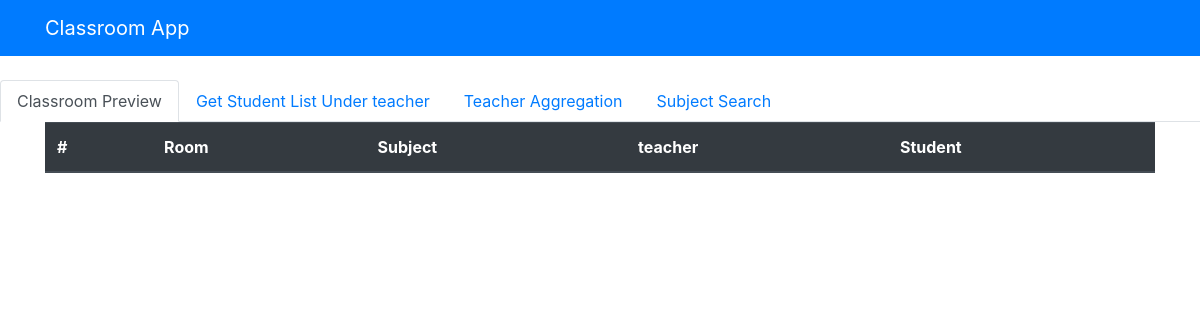
The app's page /classroom/class_preview, older data.
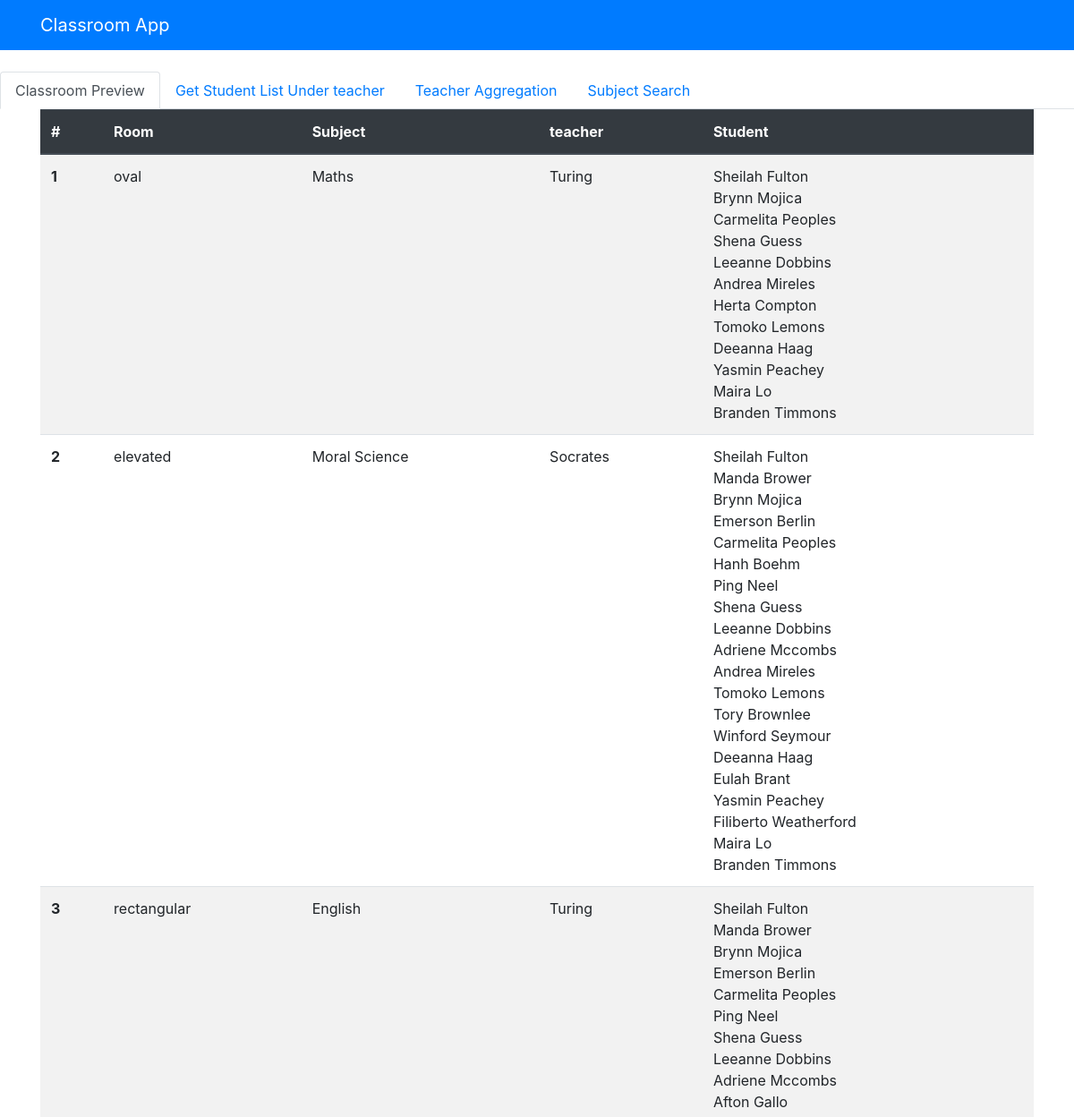
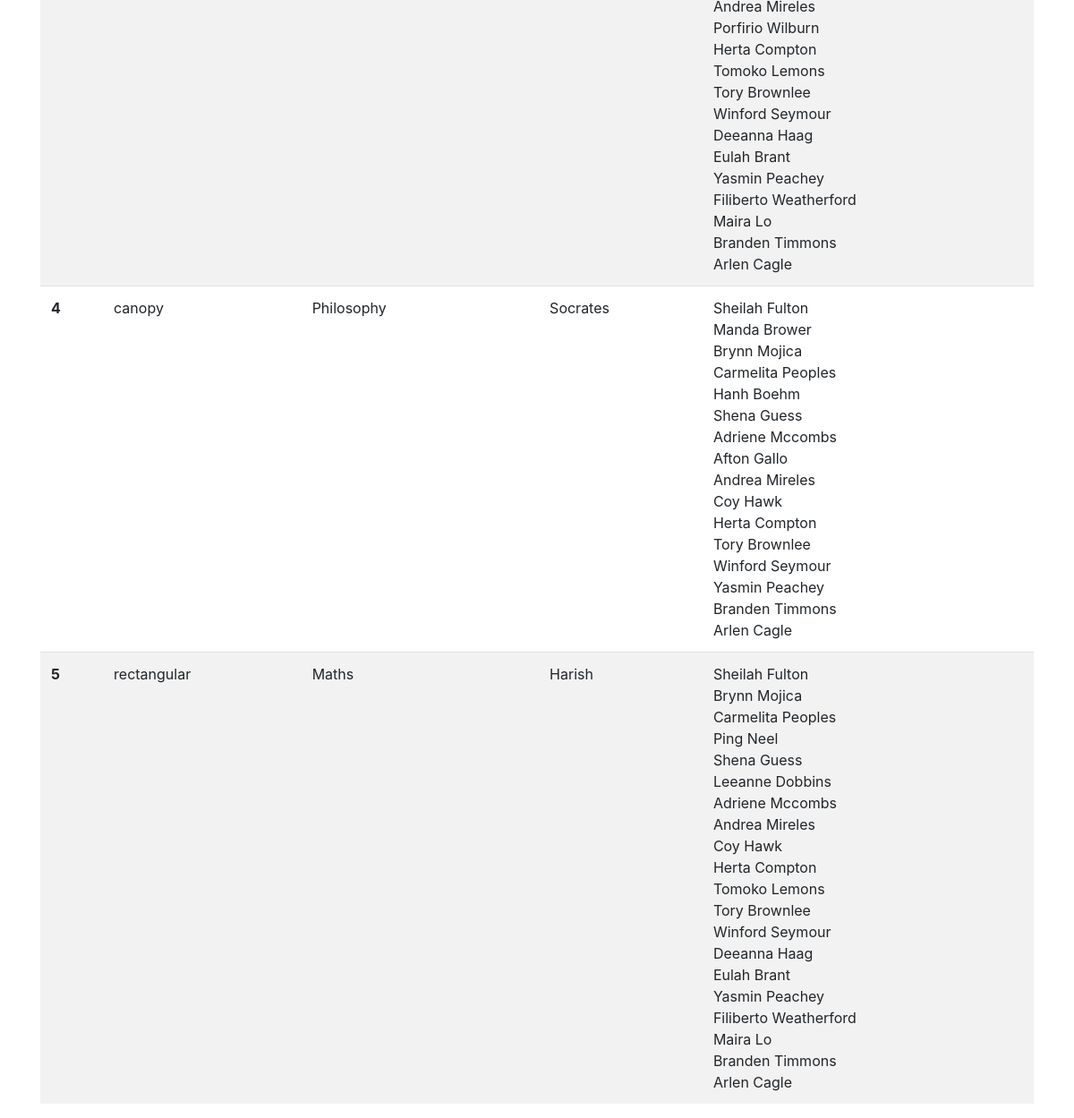
The same page, newer data (2 pictures, top to bottom).
### classroomapp/models.py (models this page shows, shortened)
class Class(models.Model):
    room = models.ForeignKey("Classroom", on_delete=models.CASCADE)
    subject = models.ForeignKey("Subject", on_delete=models.CASCADE)
    teacher = models.ForeignKey("Teacher", on_delete=models.CASCADE)
    students = models.ManyToManyField("Student")
    manager = ClassModelManager()

class Classroom(models.Model):
    seating_capacity = models.IntegerField(default=15, validators=[MinValueValidator(15)])
    web_lecture_support = models.BooleanField(default=False)
    shape = models.ForeignKey("ClassroomShape", null=True, on_delete=models.SET_NULL)

class ClassroomShape(models.Model):
    type = models.CharField(max_length=15)
    count = models.IntegerField(default=1)
    def __str__(self):
        return "{}".format(self.type)

class Subject(models.Model):
    subject_name = models.CharField(max_length=30)
    chapters = models.ManyToManyField("Chapter")
    total_duration = models.IntegerField()
    duration_per_class = models.IntegerField(default=30,validators=[MaxValueValidator(120), MinValueValidator(30)])

class Teacher(models.Model):
    teacher_name = models.CharField(max_length=30)
    doj= models.DateField()
    subjects = models.ManyToManyField("Subject")
    salary = models.FloatField()
    web_lecture = models.BooleanField(default=False)

class Student(models.Model):
    student_name = models.CharField(max_length=30)
    doj = models.DateField()
    standard = models.IntegerField(validators=[MaxValueValidator(10), MinValueValidator(1)])
    roll_no = models.IntegerField()
    rank = models.IntegerField()
    point_of_contact = models.ManyToManyField("PointOfContact")

### classroomapp/views.py (the view)
# urls.py: path("class_preview", views.class_preview, name="class_preview"),
def class_preview(request):
    class_list = Class.manager.all()
    response = {"class_list": class_list, "index": False, "page": "preview"}
    return render(request, "classroomapp/class_preview.html", response)

### templates/classroomapp/class_preview.html
{% extends "classroomapp/base.html" %}
{% block content %}
<div class="col-md-12 m-auto">
<table class="table table-striped table-hover">
	<thead class="thead-dark">
		<tr>
		  <th scope="col">#</th>
		  <th scope="col">Room</th>
		  <th scope="col">Subject</th>
		  <th scope="col">teacher</th>
		  <th scope="col">Student</th>
		</tr>
	</thead>
	<tbody>
{% for class in class_list %}
	<tr>
		<th scope="row">{{forloop.counter}}</th>
		<td>{{class.room.shape}}</td>
		<td>{{class.subject.subject_name}}</td>
		<td>{{class.teacher.teacher_name}}</td>
		<td>
			{% for student in class.students.all %}
				{{student.student_name}}<br/>
			{% endfor %}
		</td>
	</tr>
{% endfor %}
	</tbody>
</table>
</div>
{% endblock %}

### templates/classroomapp/base.html (shortened to what this page needs)
<!DOCTYPE html>
<html lang="en">
  <head>
    <link
      rel="stylesheet"
      href="https://stackpath.bootstrapcdn.com/bootstrap/4.3.1/css/bootstrap.min.css"
    />
  </head>
  <body>
    {% include 'classroomapp/partials/navbar.html' %}
    {% if index == False %}
        {% include 'classroomapp/partials/menu_navbar.html' %}
    {% endif %}
    <div class="container">
      <div class="row">
          {% block content %}{% endblock %}
      </div>
    </div>
  </body>
</html>

### templates/classroomapp/partials/navbar.html
<nav class="navbar navbar-dark bg-primary mb-4">
	<div class="container">
		<a class="navbar-brand" href="/">Classroom App</a>
	</div>
</nav>

### templates/classroomapp/partials/menu_navbar.html
<ul class="nav nav-tabs">
  <li class="nav-item">
    <a class="nav-link {% if page == 'preview' %}active{%endif%}" href="/classroom/class_preview">Classroom Preview</a>
  </li>
  <li class="nav-item dropdown">
    <a class="nav-link {% if page == 'teacher_search' %}active{%endif%}" href="/classroom/teacher_search" >Get Student List Under teacher</a>
  </li>
  <li class="nav-item">
    <a class="nav-link {% if page == 'teacher_search_by_salary' %}active{%endif%}" href="/classroom/teacher_search_by_salary">Teacher Aggregation</a>
  </li>
  <li class="nav-item">
    <a class="nav-link {% if page == 'subject_search' %}active{%endif%}" href="/classroom/subject_search">Subject Search</a>
  </li>
</ul>

Row changes from the older to the newer data that the page shows:
added Class: room.shape "oval", subject.subject_name "Maths", teacher.teacher_name "Turing"
added Student: student_name "Sheilah Fulton"
added Student: student_name "Brynn Mojica"
added Student: student_name "Carmelita Peoples"
added Student: student_name "Shena Guess"
added Student: student_name "Leeanne Dobbins"
added Student: student_name "Andrea Mireles"
added Student: student_name "Herta Compton"
added Student: student_name "Tomoko Lemons"
added Student: student_name "Deeanna Haag"
added Student: student_name "Yasmin Peachey"
added Student: student_name "Maira Lo"
added Student: student_name "Branden Timmons"
added Class: room.shape "elevated", subject.subject_name "Moral Science", teacher.teacher_name "Socrates"
added Student: student_name "Manda Brower"
added Student: student_name "Emerson Berlin"
added Student: student_name "Hanh Boehm"
added Student: student_name "Ping Neel"
added Student: student_name "Adriene Mccombs"
added Student: student_name "Tory Brownlee"
added Student: student_name "Winford Seymour"
added Student: student_name "Eulah Brant"
added Student: student_name "Filiberto Weatherford"
added Class: room.shape "rectangular", subject.subject_name "English", teacher.teacher_name "Turing"
added Student: student_name "Afton Gallo"
added Student: student_name "Porfirio Wilburn", shown under "rectangular"
added Student: student_name "Arlen Cagle"
added Class: room.shape "canopy", subject.subject_name "Philosophy", teacher.teacher_name "Socrates"
added Student: student_name "Coy Hawk"
added Class: room.shape "rectangular", subject.subject_name "Maths", teacher.teacher_name "Harish"
